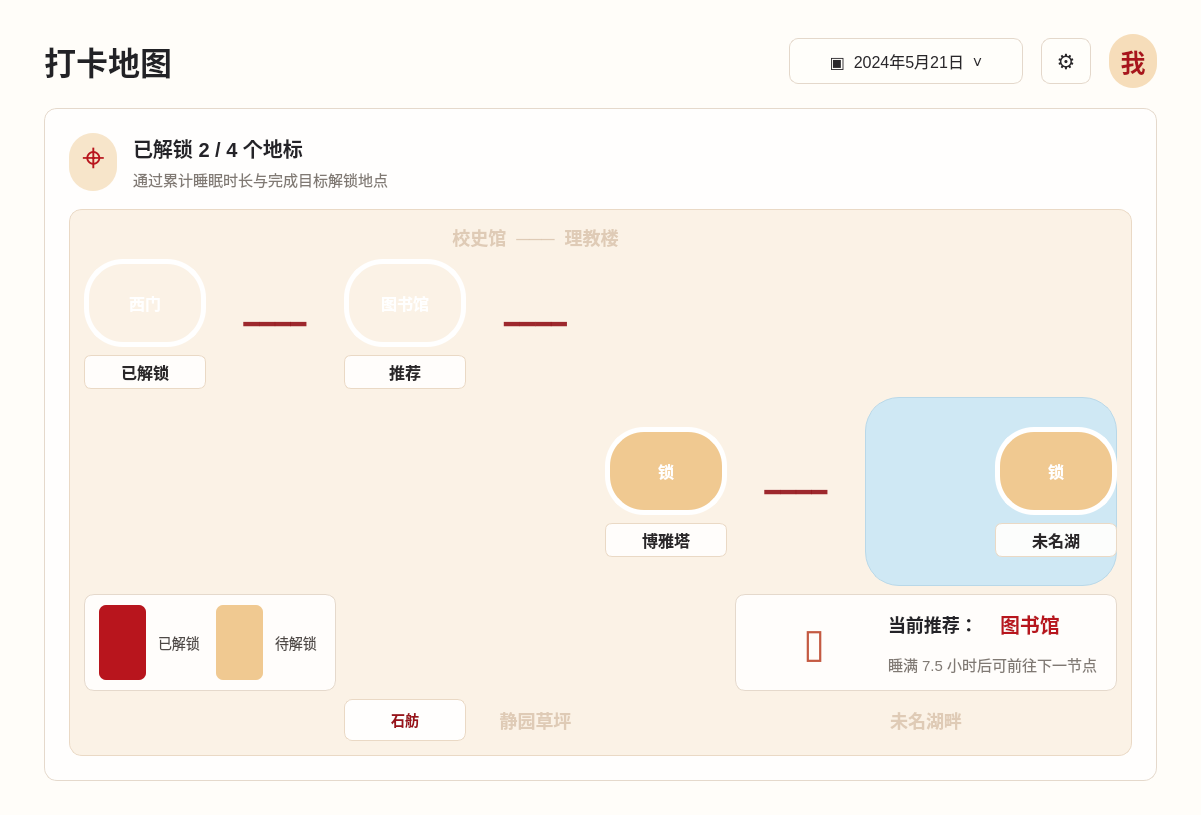
<?xml version="1.0" encoding="UTF-8"?>
<ui version="4.0">
 <class>Form</class>
 <widget class="QWidget" name="Form">
  <property name="geometry">
   <rect>
    <x>0</x>
    <y>0</y>
    <width>1201</width>
    <height>815</height>
   </rect>
  </property>
  <property name="minimumSize">
   <size>
    <width>940</width>
    <height>640</height>
   </size>
  </property>
  <property name="windowTitle">
   <string>打卡地图</string>
  </property>
  <property name="styleSheet">
   <string notr="true">#Form {
    background: #fffdf9;
    color: #25252a;
    font-family: &quot;Microsoft YaHei UI&quot;, &quot;Microsoft YaHei&quot;, sans-serif;
}

QLabel {
    color: #28272c;
    font-family: &quot;Microsoft YaHei UI&quot;, &quot;Microsoft YaHei&quot;, sans-serif;
}

#label {
    color: #222226;
    font-size: 32px;
    font-weight: 800;
}

#dateButton,
#settingsButton {
    min-height: 44px;
    border: 1px solid #e4d8cb;
    border-radius: 9px;
    background: #fffefa;
    color: #29272a;
    font-size: 16px;
}

#dateButton {
    min-width: 196px;
    padding: 0 18px;
}

#settingsButton {
    min-width: 48px;
    font-size: 21px;
}

#dateButton:hover,
#settingsButton:hover {
    border-color: #cfb99c;
    background: #fff8ed;
}

#avatarLabel {
    min-width: 48px;
    min-height: 48px;
    border-radius: 24px;
    background: #f6ddba;
    color: #a9141c;
    font-size: 25px;
    font-weight: 700;
}

#frame {
    background: #fffefd;
    border: 1px solid #e5d9cc;
    border-radius: 13px;
}

#label_2 {
    color: #242328;
    font-size: 20px;
    font-weight: 800;
}

#label_3,
#recommendDesc {
    color: #807973;
    font-size: 15px;
}

#mapIcon {
    min-width: 48px;
    min-height: 48px;
    border-radius: 24px;
    background: #f7e5ca;
    color: #b8151d;
    font-size: 27px;
    font-weight: 800;
}

#frame_2 {
    background: #fbf2e6;
    border: 1px solid #ead9c5;
    border-radius: 13px;
}

#mapCanvas {
    background: #fff7eb;
    border: 1px solid #ead9c5;
    border-radius: 13px;
}

#lakeFrame {
    background: #cfe8f4;
    border: 1px solid #b9d8e8;
    border-radius: 34px;
}

#mapBuilding,
#mapBuilding_2,
#mapBuilding_3 {
    color: rgba(150, 100, 58, 0.28);
    font-size: 18px;
    font-weight: 700;
}

#roadLabel,
#roadLabel_2,
#roadLabel_3,
#roadLabel_4 {
    color: rgba(143, 12, 19, 0.88);
    font-size: 26px;
    font-weight: 900;
}

#pushButton,
#pushButton_4 {
    min-width: 82px;
    min-height: 78px;
    border: 5px solid #ffffff;
    border-radius: 39px;
    background: qlineargradient(x1:0, y1:0, x2:0, y2:1,
        stop:0 #cf2b31, stop:1 #9f1219);
    color: #ffffff;
    font-size: 16px;
    font-weight: 800;
}

#pushButton_2,
#pushButton_5 {
    min-width: 82px;
    min-height: 78px;
    border: 5px solid #ffffff;
    border-radius: 39px;
    background: #f0c991;
    color: #ffffff;
    font-size: 16px;
    font-weight: 800;
}

#pushButton:hover,
#pushButton_4:hover,
#pushButton_2:hover,
#pushButton_5:hover {
    border-color: #fff4dc;
}

#pushButton_3 {
    min-width: 72px;
    min-height: 40px;
    border: 1px solid #ead9c5;
    border-radius: 8px;
    background: #fffefd;
    color: #9a121a;
    font-size: 14px;
    font-weight: 700;
}

#nodeName,
#nodeName_2,
#nodeName_3,
#nodeName_4 {
    min-width: 76px;
    min-height: 32px;
    padding: 0 10px;
    border: 1px solid #ead9c5;
    border-radius: 7px;
    background: rgba(255, 254, 253, 0.94);
    color: #2a2729;
    font-size: 16px;
    font-weight: 800;
}

#legendFrame,
#recommendFrame {
    background: rgba(255, 254, 253, 0.94);
    border: 1px solid #e5d9cc;
    border-radius: 10px;
}

#legendDotUnlocked {
    min-width: 14px;
    min-height: 14px;
    border-radius: 7px;
    background: #b8151d;
}

#legendDotLocked {
    min-width: 14px;
    min-height: 14px;
    border-radius: 7px;
    background: #f0c991;
}

#legendText,
#legendText_2 {
    color: #4e4845;
    font-size: 14px;
}

#recommendIcon {
    color: #c45a42;
    font-size: 40px;
}

#recommendTitle {
    color: #242328;
    font-size: 18px;
    font-weight: 800;
}

#recommendPlace {
    color: #b8151d;
    font-size: 20px;
    font-weight: 900;
}</string>
  </property>
  <layout class="QVBoxLayout" name="verticalLayout" stretch="0,1">
   <property name="spacing">
    <number>20</number>
   </property>
   <property name="leftMargin">
    <number>44</number>
   </property>
   <property name="topMargin">
    <number>34</number>
   </property>
   <property name="rightMargin">
    <number>44</number>
   </property>
   <property name="bottomMargin">
    <number>34</number>
   </property>
   <item>
    <layout class="QHBoxLayout" name="horizontalLayout">
     <property name="spacing">
      <number>18</number>
     </property>
     <item>
      <widget class="QLabel" name="label">
       <property name="minimumSize">
        <size>
         <width>160</width>
         <height>54</height>
        </size>
       </property>
       <property name="text">
        <string>打卡地图</string>
       </property>
       <property name="alignment">
        <set>Qt::AlignmentFlag::AlignLeading|Qt::AlignmentFlag::AlignLeft|Qt::AlignmentFlag::AlignVCenter</set>
       </property>
      </widget>
     </item>
     <item>
      <spacer name="horizontalSpacer">
       <property name="orientation">
        <enum>Qt::Orientation::Horizontal</enum>
       </property>
       <property name="sizeHint" stdset="0">
        <size>
         <width>40</width>
         <height>20</height>
        </size>
       </property>
      </spacer>
     </item>
     <item>
      <widget class="QPushButton" name="dateButton">
       <property name="text">
        <string>▣  2024年5月21日  ˅</string>
       </property>
      </widget>
     </item>
     <item>
      <widget class="QPushButton" name="settingsButton">
       <property name="text">
        <string>⚙</string>
       </property>
      </widget>
     </item>
     <item>
      <widget class="QLabel" name="avatarLabel">
       <property name="text">
        <string>我</string>
       </property>
       <property name="alignment">
        <set>Qt::AlignmentFlag::AlignCenter</set>
       </property>
      </widget>
     </item>
    </layout>
   </item>
   <item>
    <widget class="QFrame" name="frame">
     <property name="frameShape">
      <enum>QFrame::Shape::NoFrame</enum>
     </property>
     <layout class="QVBoxLayout" name="verticalLayout_2" stretch="0,1">
      <property name="spacing">
       <number>18</number>
      </property>
      <property name="leftMargin">
       <number>24</number>
      </property>
      <property name="topMargin">
       <number>24</number>
      </property>
      <property name="rightMargin">
       <number>24</number>
      </property>
      <property name="bottomMargin">
       <number>24</number>
      </property>
      <item>
       <layout class="QHBoxLayout" name="horizontalLayout_3">
        <property name="spacing">
         <number>16</number>
        </property>
        <item>
         <widget class="QLabel" name="mapIcon">
          <property name="text">
           <string>⌖</string>
          </property>
          <property name="alignment">
           <set>Qt::AlignmentFlag::AlignCenter</set>
          </property>
         </widget>
        </item>
        <item>
         <layout class="QVBoxLayout" name="progressTextLayout">
          <property name="spacing">
           <number>5</number>
          </property>
          <item>
           <widget class="QLabel" name="label_2">
            <property name="text">
             <string>已解锁 2 / 4 个地标</string>
            </property>
           </widget>
          </item>
          <item>
           <widget class="QLabel" name="label_3">
            <property name="text">
             <string>通过累计睡眠时长与完成目标解锁地点</string>
            </property>
           </widget>
          </item>
         </layout>
        </item>
        <item>
         <spacer name="horizontalSpacer_2">
          <property name="orientation">
           <enum>Qt::Orientation::Horizontal</enum>
          </property>
          <property name="sizeHint" stdset="0">
           <size>
            <width>40</width>
            <height>20</height>
           </size>
          </property>
         </spacer>
        </item>
       </layout>
      </item>
      <item>
       <widget class="QFrame" name="frame_2">
        <property name="frameShape">
         <enum>QFrame::Shape::NoFrame</enum>
        </property>
        <layout class="QGridLayout" name="gridLayout">
         <property name="leftMargin">
          <number>14</number>
         </property>
         <property name="topMargin">
          <number>14</number>
         </property>
         <property name="rightMargin">
          <number>14</number>
         </property>
         <property name="bottomMargin">
          <number>14</number>
         </property>
         <property name="spacing">
          <number>8</number>
         </property>
         <item row="0" column="2" colspan="3">
          <widget class="QLabel" name="mapBuilding">
           <property name="text">
            <string>校史馆  ───  理教楼</string>
           </property>
           <property name="alignment">
            <set>Qt::AlignmentFlag::AlignCenter</set>
           </property>
          </widget>
         </item>
         <item row="2" column="6" rowspan="3" colspan="2">
          <widget class="QFrame" name="lakeFrame">
           <property name="frameShape">
            <enum>QFrame::Shape::NoFrame</enum>
           </property>
          </widget>
         </item>
         <item row="1" column="0">
          <layout class="QVBoxLayout" name="westNodeLayout">
           <item>
            <widget class="QPushButton" name="pushButton">
             <property name="text">
              <string>西门</string>
             </property>
            </widget>
           </item>
           <item>
            <widget class="QLabel" name="nodeName">
             <property name="text">
              <string>已解锁</string>
             </property>
             <property name="alignment">
              <set>Qt::AlignmentFlag::AlignCenter</set>
             </property>
            </widget>
           </item>
          </layout>
         </item>
         <item row="1" column="1">
          <widget class="QLabel" name="roadLabel">
           <property name="text">
            <string>━━━━</string>
           </property>
           <property name="alignment">
            <set>Qt::AlignmentFlag::AlignCenter</set>
           </property>
          </widget>
         </item>
         <item row="1" column="2">
          <layout class="QVBoxLayout" name="libraryNodeLayout">
           <item>
            <widget class="QPushButton" name="pushButton_4">
             <property name="text">
              <string>图书馆</string>
             </property>
            </widget>
           </item>
           <item>
            <widget class="QLabel" name="nodeName_2">
             <property name="text">
              <string>推荐</string>
             </property>
             <property name="alignment">
              <set>Qt::AlignmentFlag::AlignCenter</set>
             </property>
            </widget>
           </item>
          </layout>
         </item>
         <item row="1" column="3">
          <widget class="QLabel" name="roadLabel_2">
           <property name="text">
            <string>━━━━</string>
           </property>
           <property name="alignment">
            <set>Qt::AlignmentFlag::AlignCenter</set>
           </property>
          </widget>
         </item>
         <item row="3" column="4">
          <layout class="QVBoxLayout" name="towerNodeLayout">
           <item>
            <widget class="QPushButton" name="pushButton_2">
             <property name="text">
              <string>锁</string>
             </property>
            </widget>
           </item>
           <item>
            <widget class="QLabel" name="nodeName_3">
             <property name="text">
              <string>博雅塔</string>
             </property>
             <property name="alignment">
              <set>Qt::AlignmentFlag::AlignCenter</set>
             </property>
            </widget>
           </item>
          </layout>
         </item>
         <item row="3" column="5">
          <widget class="QLabel" name="roadLabel_3">
           <property name="text">
            <string>━━━━</string>
           </property>
           <property name="alignment">
            <set>Qt::AlignmentFlag::AlignCenter</set>
           </property>
          </widget>
         </item>
         <item row="3" column="7">
          <layout class="QVBoxLayout" name="lakeNodeLayout">
           <item>
            <widget class="QPushButton" name="pushButton_5">
             <property name="text">
              <string>锁</string>
             </property>
            </widget>
           </item>
           <item>
            <widget class="QLabel" name="nodeName_4">
             <property name="text">
              <string>未名湖</string>
             </property>
             <property name="alignment">
              <set>Qt::AlignmentFlag::AlignCenter</set>
             </property>
            </widget>
           </item>
          </layout>
         </item>
         <item row="5" column="0" colspan="2">
          <widget class="QFrame" name="legendFrame">
           <property name="frameShape">
            <enum>QFrame::Shape::NoFrame</enum>
           </property>
           <layout class="QHBoxLayout" name="legendLayout">
            <property name="spacing">
             <number>12</number>
            </property>
            <property name="leftMargin">
             <number>14</number>
            </property>
            <property name="topMargin">
             <number>10</number>
            </property>
            <property name="rightMargin">
             <number>14</number>
            </property>
            <property name="bottomMargin">
             <number>10</number>
            </property>
            <item>
             <widget class="QLabel" name="legendDotUnlocked">
              <property name="text">
               <string/>
              </property>
             </widget>
            </item>
            <item>
             <widget class="QLabel" name="legendText">
              <property name="text">
               <string>已解锁</string>
              </property>
             </widget>
            </item>
            <item>
             <widget class="QLabel" name="legendDotLocked">
              <property name="text">
               <string/>
              </property>
             </widget>
            </item>
            <item>
             <widget class="QLabel" name="legendText_2">
              <property name="text">
               <string>待解锁</string>
              </property>
             </widget>
            </item>
           </layout>
          </widget>
         </item>
         <item row="5" column="5" colspan="3">
          <widget class="QFrame" name="recommendFrame">
           <property name="frameShape">
            <enum>QFrame::Shape::NoFrame</enum>
           </property>
           <layout class="QHBoxLayout" name="recommendLayout">
            <property name="spacing">
             <number>14</number>
            </property>
            <property name="leftMargin">
             <number>18</number>
            </property>
            <property name="topMargin">
             <number>14</number>
            </property>
            <property name="rightMargin">
             <number>18</number>
            </property>
            <property name="bottomMargin">
             <number>14</number>
            </property>
            <item>
             <widget class="QLabel" name="recommendIcon">
              <property name="text">
               <string>▯</string>
              </property>
              <property name="alignment">
               <set>Qt::AlignmentFlag::AlignCenter</set>
              </property>
             </widget>
            </item>
            <item>
             <layout class="QVBoxLayout" name="recommendTextLayout">
              <item>
               <layout class="QHBoxLayout" name="recommendTitleLayout">
                <item>
                 <widget class="QLabel" name="recommendTitle">
                  <property name="text">
                   <string>当前推荐：</string>
                  </property>
                 </widget>
                </item>
                <item>
                 <widget class="QLabel" name="recommendPlace">
                  <property name="text">
                   <string>图书馆</string>
                  </property>
                 </widget>
                </item>
               </layout>
              </item>
              <item>
               <widget class="QLabel" name="recommendDesc">
                <property name="text">
                 <string>睡满 7.5 小时后可前往下一节点</string>
                </property>
               </widget>
              </item>
             </layout>
            </item>
           </layout>
          </widget>
         </item>
         <item row="6" column="2">
          <widget class="QPushButton" name="pushButton_3">
           <property name="text">
            <string>石舫</string>
           </property>
          </widget>
         </item>
         <item row="6" column="3">
          <widget class="QLabel" name="mapBuilding_2">
           <property name="text">
            <string>静园草坪</string>
           </property>
           <property name="alignment">
            <set>Qt::AlignmentFlag::AlignCenter</set>
           </property>
          </widget>
         </item>
         <item row="6" column="6">
          <widget class="QLabel" name="mapBuilding_3">
           <property name="text">
            <string>未名湖畔</string>
           </property>
           <property name="alignment">
            <set>Qt::AlignmentFlag::AlignCenter</set>
           </property>
          </widget>
         </item>
        </layout>
       </widget>
      </item>
     </layout>
    </widget>
   </item>
  </layout>
 </widget>
 <resources/>
 <connections/>
</ui>
